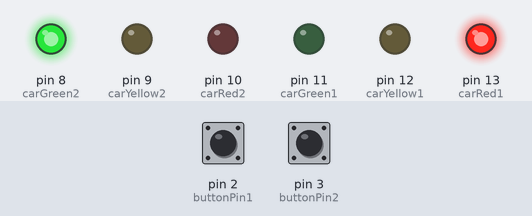
Bench run of a sketch on a simulated Arduino Uno, built with avr-gcc and run on an emulated ATmega328P. On the bench: output pins drawn as LEDs (lit = HIGH). The inputs (shaded band) are chosen by the test bench; at power-on: pin 2 (buttonPin1) HIGH, pin 3 (buttonPin2) HIGH.

Above: at 1.2 s.
1.3 s: pin 2 (buttonPin1) pulled LOW for 0.15 s
At 2.0 s:
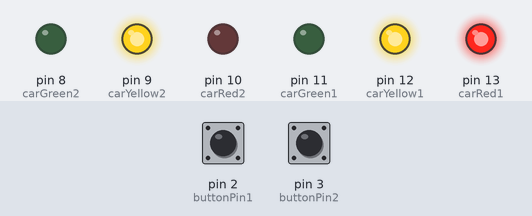
At 2.8 s:
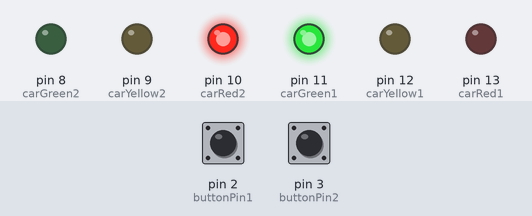
4.4 s: pin 2 (buttonPin1) pulled LOW for 1 s
At 5.3 s:
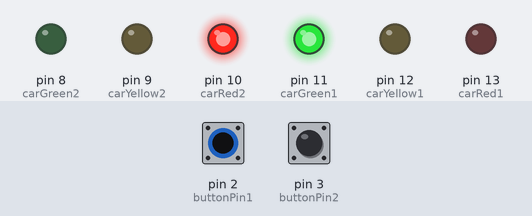
8.4 s: pin 2 (buttonPin1) pulled LOW for 3.2 s
Timing chart, 0 to 25.0 s (numbered marks = the images above; inputs shaded):
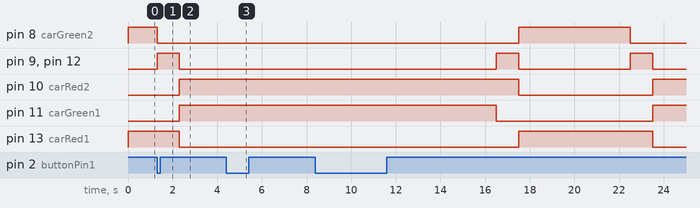

The sketch:

homework2_problem1_finished.ino
```cpp
int carRed1 = 13; //设置纵向汽车灯
int carYellow1 = 12;
int carGreen1 = 11;
int carRed2 = 10; //设置横向汽车灯
int carYellow2 = 9;
int carGreen2 = 8;
const int buttonPin1 = 2;     // 定义按键输入引脚
const int buttonPin2 = 3;
//顺序为carRed1,carYellow1,carGreen1,carRed2,carYellow2,carGreen2
long lights[5] = {0x21, 0x32, 0xC, 0x16, 0x00};
int buttonState1 = 0;        //初始化按键值
int buttonState2 = 0;
boolean led;   //定义led为布尔型（true或false）
int lightState;
void skin(int num);
void changeLights();
void stateChange1();
void stateChange2();

void setup()
{
  pinMode(buttonPin1, INPUT_PULLUP);
  pinMode(buttonPin2, INPUT_PULLUP);
  pinMode(carRed1, OUTPUT);
  pinMode(carYellow1, OUTPUT);
  pinMode(carGreen1, OUTPUT);
  pinMode(carRed2, OUTPUT);
  pinMode(carYellow2, OUTPUT);
  pinMode(carGreen2, OUTPUT);
  //  attachInterrupt(0, stateChange1, FALLING);
  //  attachInterrupt(1, stateChange2, CHANGE);
}

void loop()
{
  changeLights(1);
}

void changeLights(int num)
{
  if (num == 1)   //1路口红灯5s
  {
    lightState = 1;
    skin(lights[0]);
    for (int x = 0; x < 50; x++) {
      delay(100);
      if(buttonRead1()||buttonRead2())
      {
        return;
      }
    }
    num++;
  }

  if (num == 2)   //1路口红黄1s
  {
    lightState = 2;
    skin(lights[1]);
    for (int x = 0; x < 10; x++) {
      delay(100);
      if(buttonRead1()||buttonRead2())
      {
        return;
      }
    }
    num++;
  }

  if (num == 3)   //1路口绿灯5s
  {
    lightState = 3;
    skin(lights[2]);
    for (int x = 0; x < 50; x++) {
      delay(100);
      if(buttonRead1()||buttonRead2())
      {
        return;
      }
    }
    num++;
  }

  if (num == 4)   //1路口黄灯1s
  {
    //    for (int x = 0; x < 10; x++) {
    //      skin(lights[3]);
    //      delay(250);
    //      skin(lights[4]);
    //      delay(250);
    //    }
    lightState = 4;
    skin(lights[3]);
    for (int x = 0; x < 10; x++) {
      delay(100);
      if(buttonRead1()||buttonRead2())
      {
        return;
      }
    }
    num++;
  }
}

void skin(int num)
{
  digitalWrite(carRed1, ((num >> 5) & 0x01));
  digitalWrite(carYellow1, ((num >> 4) & 0x01));
  digitalWrite(carGreen1, ((num >> 3) & 0x01));
  digitalWrite(carRed2, ((num >> 2) & 0x01));
  digitalWrite(carYellow2, ((num >> 1) & 0x01));
  digitalWrite(carGreen2, ((num >> 0) & 0x01));
}

int buttonRead1()
{
  buttonState1 = digitalRead(buttonPin1);
  if (buttonState1 == LOW)
  {
    //delay(100);                 //短暂延时，防抖
    if (lightState == 3 || lightState == 4)
      {changeLights(3);
      return 1;
      }//绿灯，则绿灯时间重新计数;黄灯，恢复成绿灯；
    else if (lightState == 1)//红灯，马上变成红黄灯
      {
        changeLights(2);
        return 1;
      }
  }
  return 0;
}

int buttonRead2()
{
  buttonState2 = digitalRead(buttonPin2);
  if (buttonState2 == LOW)
  {
    //delay(100);
    if (lightState == 1 || lightState == 2)
    {changeLights(1);
      return 1;
      }
    else if (lightState == 3)
    {
      changeLights(4);
        return 1;
      }
  }
  return 0;
}
```

Measured:
- after the input at 1.3 s, pin 8 (carGreen2): HIGH → LOW at once; pin 9 (carYellow2), pin 12 (carYellow1): LOW → HIGH at once, → LOW 1.0 s later; pin 10 (carRed2), pin 11 (carGreen1): LOW → HIGH after 1.0 s; pin 13 (carRed1): HIGH → LOW after 1.0 s
- after the input at 4.4 s, pin 8 (carGreen2): stays LOW (without the input it goes to HIGH after 3.9 s); pin 9 (carYellow2): stays LOW (without the input it goes to HIGH after 2.9 s)
